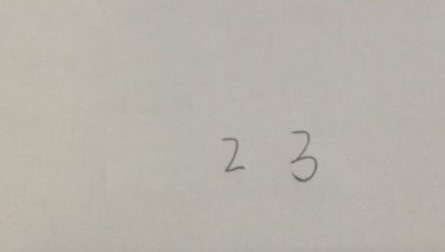
%> input picture 123.jpg, 445 x 252 px
$ octave --eval "result = binarize(imread('123.jpg'));"   (GNU Octave 9; MATLAB toolbox functions it lacks are replaced by stand-ins)
%> lines starting %> are read from the running program, lines starting %| are printed output that depends on the picture; in (x1, y1, x2, y2) boxes, pixels count from 0 and x2, y2 are one past the last pixel; in counts of white or black regions, pixels touching at a corner belong together; the program's own positions count from 1
function TH = binarize(im)
if (size(im,3)~=1)
    im = rgb2gray(im);
end
E = edge(medfilt2(im,[3 3]),'canny',0.2);
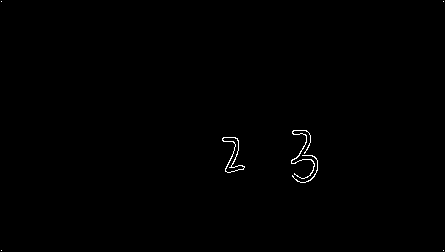
%> E: size 252x445 logical; 0.34% white in thin lines or dots
figure;imshow(E);title('检测显著边缘')
imwrite(im,'results\边缘检测结果.jpg');
CC = bwconncomp(E);
%> CC = 7 connected components
m1 = CC.NumObjects;
%> m1 = 7
rn = CC.ImageSize(1);
%> rn = 252
enough = CC.PixelIdxList;
%> enough = 7 items
boxmat = zeros(m1,5);
for i = 1:m1
    temp = enough{1,i};
    temp1 = mod(temp,rn*ones(size(temp)));
    temp2 = ceil(temp./rn);
    boxmat(i,1) = min(temp1);
    boxmat(i,2) = min(temp2);
    boxmat(i,3) = max(temp1);
    boxmat(i,4) = max(temp2);
    boxmat(i,5) = (boxmat(i,3)-boxmat(i,1))*(boxmat(i,4)-boxmat(i,2));
end
%> this loop made 7 passes
%> (temp, temp2) on passes 1, 2, 6, 7: (254, 2), (503, 2), (111638, 444), (111887, 444)
%> after the loop, boxmat = [2 2 2 2 0; 251 2 251 2 0; 138 223 173 245 770; 131 292 179 315 1104; 156 293 183 318 675; 2 444 2 444 0; 251 444 251 444 0]

[r, c] = size(im);
%> r = 252; c = 445
ind1 = r/c;
%> ind1 = 0.566
ind2 = mean(boxmat(:,3)-boxmat(:,1))*4;
%> ind2 = 62.86
ind3 = mean(boxmat(:,4)-boxmat(:,2))*4;
%> ind3 = 40
asp = ind2/ind3;
%> asp = 1.57
for i = 1:m1
    if (boxmat(i,5) < ind1 || asp>10 || asp<0.1)
        boxmat(i,:) = 0;
    end
end
%> this loop made 7 passes
%> after the loop, boxmat = [0 0 0 0 0; 0 0 0 0 0; 138 223 173 245 770; 131 292 179 315 1104; 156 293 183 318 675; 0 0 0 0 0; 0 0 0 0 0]

% [6 lines of commented-out code are left out]

for i = 1:m1
    nint=0;
    trace=[];
    for j=1:m1
        if (boxmat(j,1)>boxmat(i,1) && boxmat(j,2)>boxmat(i,2) && boxmat(j,3)<boxmat(i,3) && boxmat(j,4)<boxmat(i,4))
            nint=nint+1;
            trace(nint,1)=j;
        end
    end
    if nint<3
        for k=1:nint
            boxmat(trace(k,1),:)=0;
        end
    else
        boxmat(i,:)=0;
    end
end

boxmat = sortrows(boxmat,1);
%> boxmat = [0 0 0 0 0; 0 0 0 0 0; 0 0 0 0 0; 0 0 0 0 0; 131 292 179 315 1104; 138 223 173 245 770; 156 293 183 318 675]
sb=size(boxmat,1);
%> sb = 7
i = 1;
while boxmat(i,1)==0 && i<sb
    i = i+1;
end
%> this loop made 4 passes

[r, c] = size(E);
TH = zeros(r,c);
boxmat = boxmat(i:m1,:);
%> boxmat = [131 292 179 315 1104; 138 223 173 245 770; 156 293 183 318 675]
sb=size(boxmat,1);
%> sb = 3
for i=1:sb
    n=0;
    fb=[];
    x1=boxmat(i,1);
    y1=boxmat(i,2);
    x2=boxmat(i,3);
    y2=boxmat(i,4);
    for j=x1:x2
        for k=y1:y2
            if E(j,k)
                fb = [fb im(j,k)];
                n=n+1;
            end
        end
    end
    fb = mean(fb);
    bb = median([im(x1-1,y1-1), im(x1-1,y1), im(x1,y1-1), im(x1+1,y2-1), im(x1,y2-1), im(x1+1,y2), im(x2-1,y1+1), im(x2-1,y1), im(x2,y1+1), im(x2+1,y2+1), im(x2,y2+1), im(x2+1,y2)]);
    if fb<bb
        for j=x1:x2
            for k=y1:y2
                if im(j,k)<fb
                    TH(j,k)=1;
                end
            end
        end
    else
        for j=x1:x2
            for k=y1:y2
                if im(j,k)>=fb
                    TH(j,k)=1;
                end
            end
        end
    end
end
%> this loop made 3 passes
%> (x1, y1, x2, y2, fb, bb) on passes 1 to 3: (131, 292, 179, 315, 165.4, 178), (138, 223, 173, 245, 163.3, 179), (156, 293, 183, 318, 162.9, 178)
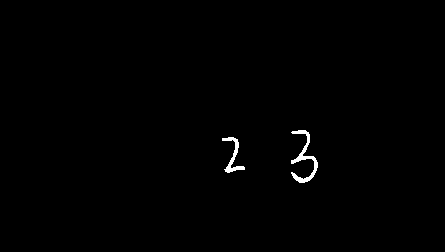
%> TH: size 252x445 double; values 0 (black) and 1 (white), 0.56% white; 2 white regions, box (x1, y1, x2, y2) and area: (291, 130, 318, 183) 394, (222, 137, 245, 173) 236
end
